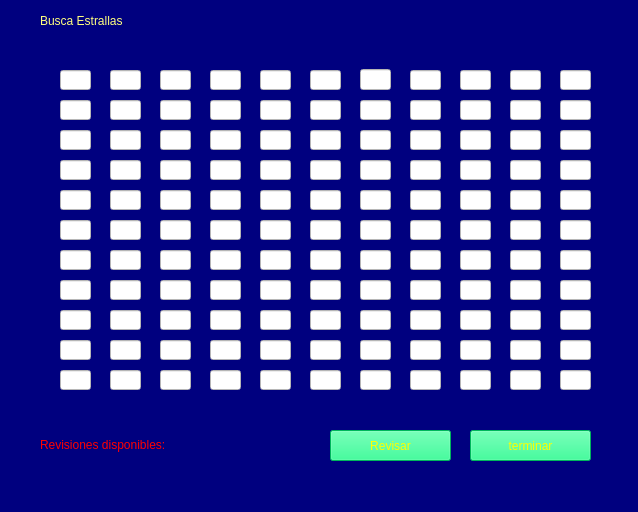
<?xml version="1.0" encoding="UTF-8"?>
<ui version="4.0">
 <class>MainWindow</class>
 <widget class="QMainWindow" name="MainWindow">
  <property name="geometry">
   <rect>
    <x>0</x>
    <y>0</y>
    <width>638</width>
    <height>512</height>
   </rect>
  </property>
  <property name="windowTitle">
   <string>Busca Estrellas</string>
  </property>
  <property name="styleSheet">
   <string notr="true">background-color: rgb(0, 0, 127);</string>
  </property>
  <property name="documentMode">
   <bool>false</bool>
  </property>
  <widget class="QWidget" name="centralwidget">
   <widget class="QPushButton" name="terminar">
    <property name="geometry">
     <rect>
      <x>470</x>
      <y>430</y>
      <width>121</width>
      <height>31</height>
     </rect>
    </property>
    <property name="styleSheet">
     <string notr="true">font: 16pt &quot;Times New Roman&quot;;
background-color: rgb(0, 255, 127);
color: rgb(255, 255, 0);</string>
    </property>
    <property name="text">
     <string>terminar</string>
    </property>
   </widget>
   <widget class="QLineEdit" name="dato0">
    <property name="enabled">
     <bool>false</bool>
    </property>
    <property name="geometry">
     <rect>
      <x>60</x>
      <y>100</y>
      <width>31</width>
      <height>20</height>
     </rect>
    </property>
    <property name="tabletTracking">
     <bool>false</bool>
    </property>
    <property name="styleSheet">
     <string notr="true">background-color: rgb(255, 255, 255);</string>
    </property>
    <property name="readOnly">
     <bool>false</bool>
    </property>
   </widget>
   <widget class="QLineEdit" name="dato1">
    <property name="enabled">
     <bool>false</bool>
    </property>
    <property name="geometry">
     <rect>
      <x>60</x>
      <y>130</y>
      <width>31</width>
      <height>20</height>
     </rect>
    </property>
    <property name="tabletTracking">
     <bool>false</bool>
    </property>
    <property name="styleSheet">
     <string notr="true">background-color: rgb(255, 255, 255);</string>
    </property>
    <property name="readOnly">
     <bool>false</bool>
    </property>
   </widget>
   <widget class="QLineEdit" name="dato2">
    <property name="enabled">
     <bool>false</bool>
    </property>
    <property name="geometry">
     <rect>
      <x>60</x>
      <y>160</y>
      <width>31</width>
      <height>20</height>
     </rect>
    </property>
    <property name="tabletTracking">
     <bool>false</bool>
    </property>
    <property name="styleSheet">
     <string notr="true">background-color: rgb(255, 255, 255);</string>
    </property>
    <property name="readOnly">
     <bool>false</bool>
    </property>
   </widget>
   <widget class="QLineEdit" name="dato7">
    <property name="enabled">
     <bool>false</bool>
    </property>
    <property name="geometry">
     <rect>
      <x>60</x>
      <y>310</y>
      <width>31</width>
      <height>20</height>
     </rect>
    </property>
    <property name="tabletTracking">
     <bool>false</bool>
    </property>
    <property name="styleSheet">
     <string notr="true">background-color: rgb(255, 255, 255);</string>
    </property>
    <property name="readOnly">
     <bool>false</bool>
    </property>
   </widget>
   <widget class="QLineEdit" name="dato8">
    <property name="enabled">
     <bool>false</bool>
    </property>
    <property name="geometry">
     <rect>
      <x>60</x>
      <y>340</y>
      <width>31</width>
      <height>20</height>
     </rect>
    </property>
    <property name="tabletTracking">
     <bool>false</bool>
    </property>
    <property name="styleSheet">
     <string notr="true">background-color: rgb(255, 255, 255);</string>
    </property>
    <property name="readOnly">
     <bool>false</bool>
    </property>
   </widget>
   <widget class="QLineEdit" name="X">
    <property name="enabled">
     <bool>false</bool>
    </property>
    <property name="geometry">
     <rect>
      <x>60</x>
      <y>70</y>
      <width>31</width>
      <height>20</height>
     </rect>
    </property>
    <property name="tabletTracking">
     <bool>false</bool>
    </property>
    <property name="styleSheet">
     <string notr="true">background-color: rgb(255, 255, 255);</string>
    </property>
    <property name="readOnly">
     <bool>false</bool>
    </property>
   </widget>
   <widget class="QLineEdit" name="dato4">
    <property name="enabled">
     <bool>false</bool>
    </property>
    <property name="geometry">
     <rect>
      <x>60</x>
      <y>220</y>
      <width>31</width>
      <height>20</height>
     </rect>
    </property>
    <property name="tabletTracking">
     <bool>false</bool>
    </property>
    <property name="styleSheet">
     <string notr="true">background-color: rgb(255, 255, 255);</string>
    </property>
    <property name="readOnly">
     <bool>false</bool>
    </property>
   </widget>
   <widget class="QLineEdit" name="dato3">
    <property name="enabled">
     <bool>false</bool>
    </property>
    <property name="geometry">
     <rect>
      <x>60</x>
      <y>190</y>
      <width>31</width>
      <height>20</height>
     </rect>
    </property>
    <property name="tabletTracking">
     <bool>false</bool>
    </property>
    <property name="styleSheet">
     <string notr="true">background-color: rgb(255, 255, 255);</string>
    </property>
    <property name="readOnly">
     <bool>false</bool>
    </property>
   </widget>
   <widget class="QLineEdit" name="dato6">
    <property name="enabled">
     <bool>false</bool>
    </property>
    <property name="geometry">
     <rect>
      <x>60</x>
      <y>280</y>
      <width>31</width>
      <height>20</height>
     </rect>
    </property>
    <property name="tabletTracking">
     <bool>false</bool>
    </property>
    <property name="styleSheet">
     <string notr="true">background-color: rgb(255, 255, 255);</string>
    </property>
    <property name="readOnly">
     <bool>false</bool>
    </property>
   </widget>
   <widget class="QLineEdit" name="dato5">
    <property name="enabled">
     <bool>false</bool>
    </property>
    <property name="geometry">
     <rect>
      <x>60</x>
      <y>250</y>
      <width>31</width>
      <height>20</height>
     </rect>
    </property>
    <property name="tabletTracking">
     <bool>false</bool>
    </property>
    <property name="styleSheet">
     <string notr="true">background-color: rgb(255, 255, 255);</string>
    </property>
    <property name="readOnly">
     <bool>false</bool>
    </property>
   </widget>
   <widget class="QLineEdit" name="dato9">
    <property name="enabled">
     <bool>false</bool>
    </property>
    <property name="geometry">
     <rect>
      <x>60</x>
      <y>370</y>
      <width>31</width>
      <height>20</height>
     </rect>
    </property>
    <property name="tabletTracking">
     <bool>false</bool>
    </property>
    <property name="styleSheet">
     <string notr="true">background-color: rgb(255, 255, 255);</string>
    </property>
    <property name="readOnly">
     <bool>false</bool>
    </property>
   </widget>
   <widget class="QLineEdit" name="dato00">
    <property name="enabled">
     <bool>false</bool>
    </property>
    <property name="geometry">
     <rect>
      <x>110</x>
      <y>70</y>
      <width>31</width>
      <height>20</height>
     </rect>
    </property>
    <property name="styleSheet">
     <string notr="true">background-color: rgb(255, 255, 255);</string>
    </property>
   </widget>
   <widget class="QLineEdit" name="t02">
    <property name="geometry">
     <rect>
      <x>110</x>
      <y>160</y>
      <width>31</width>
      <height>20</height>
     </rect>
    </property>
    <property name="styleSheet">
     <string notr="true">background-color: rgb(255, 255, 255);</string>
    </property>
   </widget>
   <widget class="QLineEdit" name="t00">
    <property name="geometry">
     <rect>
      <x>110</x>
      <y>100</y>
      <width>31</width>
      <height>20</height>
     </rect>
    </property>
    <property name="styleSheet">
     <string notr="true">background-color: rgb(255, 255, 255);</string>
    </property>
   </widget>
   <widget class="QLineEdit" name="t03">
    <property name="geometry">
     <rect>
      <x>110</x>
      <y>190</y>
      <width>31</width>
      <height>20</height>
     </rect>
    </property>
    <property name="styleSheet">
     <string notr="true">background-color: rgb(255, 255, 255);</string>
    </property>
   </widget>
   <widget class="QLineEdit" name="t09">
    <property name="geometry">
     <rect>
      <x>110</x>
      <y>370</y>
      <width>31</width>
      <height>20</height>
     </rect>
    </property>
    <property name="styleSheet">
     <string notr="true">background-color: rgb(255, 255, 255);</string>
    </property>
   </widget>
   <widget class="QLineEdit" name="t07">
    <property name="geometry">
     <rect>
      <x>110</x>
      <y>310</y>
      <width>31</width>
      <height>20</height>
     </rect>
    </property>
    <property name="styleSheet">
     <string notr="true">background-color: rgb(255, 255, 255);</string>
    </property>
   </widget>
   <widget class="QLineEdit" name="t08">
    <property name="geometry">
     <rect>
      <x>110</x>
      <y>340</y>
      <width>31</width>
      <height>20</height>
     </rect>
    </property>
    <property name="styleSheet">
     <string notr="true">background-color: rgb(255, 255, 255);</string>
    </property>
   </widget>
   <widget class="QLineEdit" name="t01">
    <property name="geometry">
     <rect>
      <x>110</x>
      <y>130</y>
      <width>31</width>
      <height>20</height>
     </rect>
    </property>
    <property name="styleSheet">
     <string notr="true">background-color: rgb(255, 255, 255);</string>
    </property>
   </widget>
   <widget class="QLineEdit" name="t05">
    <property name="geometry">
     <rect>
      <x>110</x>
      <y>250</y>
      <width>31</width>
      <height>20</height>
     </rect>
    </property>
    <property name="styleSheet">
     <string notr="true">background-color: rgb(255, 255, 255);</string>
    </property>
   </widget>
   <widget class="QLineEdit" name="t04">
    <property name="geometry">
     <rect>
      <x>110</x>
      <y>220</y>
      <width>31</width>
      <height>20</height>
     </rect>
    </property>
    <property name="styleSheet">
     <string notr="true">background-color: rgb(255, 255, 255);</string>
    </property>
   </widget>
   <widget class="QLineEdit" name="t06">
    <property name="geometry">
     <rect>
      <x>110</x>
      <y>280</y>
      <width>31</width>
      <height>20</height>
     </rect>
    </property>
    <property name="styleSheet">
     <string notr="true">background-color: rgb(255, 255, 255);</string>
    </property>
   </widget>
   <widget class="QLineEdit" name="dato11">
    <property name="enabled">
     <bool>false</bool>
    </property>
    <property name="geometry">
     <rect>
      <x>160</x>
      <y>70</y>
      <width>31</width>
      <height>20</height>
     </rect>
    </property>
    <property name="styleSheet">
     <string notr="true">background-color: rgb(255, 255, 255);</string>
    </property>
   </widget>
   <widget class="QLineEdit" name="dato22">
    <property name="enabled">
     <bool>false</bool>
    </property>
    <property name="geometry">
     <rect>
      <x>210</x>
      <y>70</y>
      <width>31</width>
      <height>20</height>
     </rect>
    </property>
    <property name="styleSheet">
     <string notr="true">background-color: rgb(255, 255, 255);</string>
    </property>
   </widget>
   <widget class="QLineEdit" name="dato33">
    <property name="enabled">
     <bool>false</bool>
    </property>
    <property name="geometry">
     <rect>
      <x>260</x>
      <y>70</y>
      <width>31</width>
      <height>20</height>
     </rect>
    </property>
    <property name="styleSheet">
     <string notr="true">background-color: rgb(255, 255, 255);</string>
    </property>
   </widget>
   <widget class="QLineEdit" name="dato44">
    <property name="enabled">
     <bool>false</bool>
    </property>
    <property name="geometry">
     <rect>
      <x>310</x>
      <y>70</y>
      <width>31</width>
      <height>20</height>
     </rect>
    </property>
    <property name="styleSheet">
     <string notr="true">background-color: rgb(255, 255, 255);</string>
    </property>
   </widget>
   <widget class="QLineEdit" name="dato55">
    <property name="enabled">
     <bool>false</bool>
    </property>
    <property name="geometry">
     <rect>
      <x>360</x>
      <y>69</y>
      <width>31</width>
      <height>21</height>
     </rect>
    </property>
    <property name="styleSheet">
     <string notr="true">background-color: rgb(255, 255, 255);</string>
    </property>
   </widget>
   <widget class="QLineEdit" name="dato66">
    <property name="enabled">
     <bool>false</bool>
    </property>
    <property name="geometry">
     <rect>
      <x>410</x>
      <y>70</y>
      <width>31</width>
      <height>20</height>
     </rect>
    </property>
    <property name="styleSheet">
     <string notr="true">background-color: rgb(255, 255, 255);</string>
    </property>
   </widget>
   <widget class="QLineEdit" name="dato77">
    <property name="enabled">
     <bool>false</bool>
    </property>
    <property name="geometry">
     <rect>
      <x>460</x>
      <y>70</y>
      <width>31</width>
      <height>20</height>
     </rect>
    </property>
    <property name="styleSheet">
     <string notr="true">background-color: rgb(255, 255, 255);</string>
    </property>
   </widget>
   <widget class="QLineEdit" name="dato88">
    <property name="enabled">
     <bool>false</bool>
    </property>
    <property name="geometry">
     <rect>
      <x>510</x>
      <y>70</y>
      <width>31</width>
      <height>20</height>
     </rect>
    </property>
    <property name="styleSheet">
     <string notr="true">background-color: rgb(255, 255, 255);</string>
    </property>
   </widget>
   <widget class="QLineEdit" name="dato99">
    <property name="enabled">
     <bool>false</bool>
    </property>
    <property name="geometry">
     <rect>
      <x>560</x>
      <y>70</y>
      <width>31</width>
      <height>20</height>
     </rect>
    </property>
    <property name="styleSheet">
     <string notr="true">background-color: rgb(255, 255, 255);</string>
    </property>
   </widget>
   <widget class="QLabel" name="label">
    <property name="geometry">
     <rect>
      <x>40</x>
      <y>10</y>
      <width>181</width>
      <height>21</height>
     </rect>
    </property>
    <property name="styleSheet">
     <string notr="true">font: 22pt &quot;Times New Roman&quot;;
color: rgb(255, 255, 127);</string>
    </property>
    <property name="text">
     <string>Busca Estrallas</string>
    </property>
   </widget>
   <widget class="QPushButton" name="revisar">
    <property name="geometry">
     <rect>
      <x>330</x>
      <y>430</y>
      <width>121</width>
      <height>31</height>
     </rect>
    </property>
    <property name="styleSheet">
     <string notr="true">font: 16pt &quot;Times New Roman&quot;;
background-color: rgb(0, 255, 127);
color: rgb(255, 255, 0);</string>
    </property>
    <property name="text">
     <string>Revisar</string>
    </property>
   </widget>
   <widget class="QLineEdit" name="t18">
    <property name="geometry">
     <rect>
      <x>160</x>
      <y>340</y>
      <width>31</width>
      <height>20</height>
     </rect>
    </property>
    <property name="styleSheet">
     <string notr="true">background-color: rgb(255, 255, 255);</string>
    </property>
   </widget>
   <widget class="QLineEdit" name="t13">
    <property name="geometry">
     <rect>
      <x>160</x>
      <y>190</y>
      <width>31</width>
      <height>20</height>
     </rect>
    </property>
    <property name="styleSheet">
     <string notr="true">background-color: rgb(255, 255, 255);</string>
    </property>
   </widget>
   <widget class="QLineEdit" name="t12">
    <property name="geometry">
     <rect>
      <x>160</x>
      <y>160</y>
      <width>31</width>
      <height>20</height>
     </rect>
    </property>
    <property name="styleSheet">
     <string notr="true">background-color: rgb(255, 255, 255);</string>
    </property>
   </widget>
   <widget class="QLineEdit" name="t10">
    <property name="geometry">
     <rect>
      <x>160</x>
      <y>100</y>
      <width>31</width>
      <height>20</height>
     </rect>
    </property>
    <property name="styleSheet">
     <string notr="true">background-color: rgb(255, 255, 255);</string>
    </property>
   </widget>
   <widget class="QLineEdit" name="t15">
    <property name="geometry">
     <rect>
      <x>160</x>
      <y>250</y>
      <width>31</width>
      <height>20</height>
     </rect>
    </property>
    <property name="styleSheet">
     <string notr="true">background-color: rgb(255, 255, 255);</string>
    </property>
   </widget>
   <widget class="QLineEdit" name="t19">
    <property name="geometry">
     <rect>
      <x>160</x>
      <y>370</y>
      <width>31</width>
      <height>20</height>
     </rect>
    </property>
    <property name="styleSheet">
     <string notr="true">background-color: rgb(255, 255, 255);</string>
    </property>
   </widget>
   <widget class="QLineEdit" name="t17">
    <property name="geometry">
     <rect>
      <x>160</x>
      <y>310</y>
      <width>31</width>
      <height>20</height>
     </rect>
    </property>
    <property name="styleSheet">
     <string notr="true">background-color: rgb(255, 255, 255);</string>
    </property>
   </widget>
   <widget class="QLineEdit" name="lt16">
    <property name="geometry">
     <rect>
      <x>160</x>
      <y>280</y>
      <width>31</width>
      <height>20</height>
     </rect>
    </property>
    <property name="styleSheet">
     <string notr="true">background-color: rgb(255, 255, 255);</string>
    </property>
   </widget>
   <widget class="QLineEdit" name="t14">
    <property name="geometry">
     <rect>
      <x>160</x>
      <y>220</y>
      <width>31</width>
      <height>20</height>
     </rect>
    </property>
    <property name="styleSheet">
     <string notr="true">background-color: rgb(255, 255, 255);</string>
    </property>
   </widget>
   <widget class="QLineEdit" name="t11">
    <property name="geometry">
     <rect>
      <x>160</x>
      <y>130</y>
      <width>31</width>
      <height>20</height>
     </rect>
    </property>
    <property name="styleSheet">
     <string notr="true">background-color: rgb(255, 255, 255);</string>
    </property>
   </widget>
   <widget class="QLineEdit" name="t28">
    <property name="geometry">
     <rect>
      <x>210</x>
      <y>340</y>
      <width>31</width>
      <height>20</height>
     </rect>
    </property>
    <property name="styleSheet">
     <string notr="true">background-color: rgb(255, 255, 255);</string>
    </property>
   </widget>
   <widget class="QLineEdit" name="t23">
    <property name="geometry">
     <rect>
      <x>210</x>
      <y>190</y>
      <width>31</width>
      <height>20</height>
     </rect>
    </property>
    <property name="styleSheet">
     <string notr="true">background-color: rgb(255, 255, 255);</string>
    </property>
   </widget>
   <widget class="QLineEdit" name="t22">
    <property name="geometry">
     <rect>
      <x>210</x>
      <y>160</y>
      <width>31</width>
      <height>20</height>
     </rect>
    </property>
    <property name="styleSheet">
     <string notr="true">background-color: rgb(255, 255, 255);</string>
    </property>
   </widget>
   <widget class="QLineEdit" name="t20">
    <property name="geometry">
     <rect>
      <x>210</x>
      <y>100</y>
      <width>31</width>
      <height>20</height>
     </rect>
    </property>
    <property name="styleSheet">
     <string notr="true">background-color: rgb(255, 255, 255);</string>
    </property>
   </widget>
   <widget class="QLineEdit" name="t25">
    <property name="geometry">
     <rect>
      <x>210</x>
      <y>250</y>
      <width>31</width>
      <height>20</height>
     </rect>
    </property>
    <property name="styleSheet">
     <string notr="true">background-color: rgb(255, 255, 255);</string>
    </property>
   </widget>
   <widget class="QLineEdit" name="t29">
    <property name="geometry">
     <rect>
      <x>210</x>
      <y>370</y>
      <width>31</width>
      <height>20</height>
     </rect>
    </property>
    <property name="styleSheet">
     <string notr="true">background-color: rgb(255, 255, 255);</string>
    </property>
   </widget>
   <widget class="QLineEdit" name="t27">
    <property name="geometry">
     <rect>
      <x>210</x>
      <y>310</y>
      <width>31</width>
      <height>20</height>
     </rect>
    </property>
    <property name="styleSheet">
     <string notr="true">background-color: rgb(255, 255, 255);</string>
    </property>
   </widget>
   <widget class="QLineEdit" name="t26">
    <property name="geometry">
     <rect>
      <x>210</x>
      <y>280</y>
      <width>31</width>
      <height>20</height>
     </rect>
    </property>
    <property name="styleSheet">
     <string notr="true">background-color: rgb(255, 255, 255);</string>
    </property>
   </widget>
   <widget class="QLineEdit" name="t24">
    <property name="geometry">
     <rect>
      <x>210</x>
      <y>220</y>
      <width>31</width>
      <height>20</height>
     </rect>
    </property>
    <property name="styleSheet">
     <string notr="true">background-color: rgb(255, 255, 255);</string>
    </property>
   </widget>
   <widget class="QLineEdit" name="t21">
    <property name="geometry">
     <rect>
      <x>210</x>
      <y>130</y>
      <width>31</width>
      <height>20</height>
     </rect>
    </property>
    <property name="styleSheet">
     <string notr="true">background-color: rgb(255, 255, 255);</string>
    </property>
   </widget>
   <widget class="QLineEdit" name="t38">
    <property name="geometry">
     <rect>
      <x>260</x>
      <y>340</y>
      <width>31</width>
      <height>20</height>
     </rect>
    </property>
    <property name="styleSheet">
     <string notr="true">background-color: rgb(255, 255, 255);</string>
    </property>
   </widget>
   <widget class="QLineEdit" name="t33">
    <property name="geometry">
     <rect>
      <x>260</x>
      <y>190</y>
      <width>31</width>
      <height>20</height>
     </rect>
    </property>
    <property name="styleSheet">
     <string notr="true">background-color: rgb(255, 255, 255);</string>
    </property>
   </widget>
   <widget class="QLineEdit" name="t32">
    <property name="geometry">
     <rect>
      <x>260</x>
      <y>160</y>
      <width>31</width>
      <height>20</height>
     </rect>
    </property>
    <property name="styleSheet">
     <string notr="true">background-color: rgb(255, 255, 255);</string>
    </property>
   </widget>
   <widget class="QLineEdit" name="t30">
    <property name="geometry">
     <rect>
      <x>260</x>
      <y>100</y>
      <width>31</width>
      <height>20</height>
     </rect>
    </property>
    <property name="styleSheet">
     <string notr="true">background-color: rgb(255, 255, 255);</string>
    </property>
   </widget>
   <widget class="QLineEdit" name="t35">
    <property name="geometry">
     <rect>
      <x>260</x>
      <y>250</y>
      <width>31</width>
      <height>20</height>
     </rect>
    </property>
    <property name="styleSheet">
     <string notr="true">background-color: rgb(255, 255, 255);</string>
    </property>
   </widget>
   <widget class="QLineEdit" name="t39">
    <property name="geometry">
     <rect>
      <x>260</x>
      <y>370</y>
      <width>31</width>
      <height>20</height>
     </rect>
    </property>
    <property name="styleSheet">
     <string notr="true">background-color: rgb(255, 255, 255);</string>
    </property>
   </widget>
   <widget class="QLineEdit" name="t37">
    <property name="geometry">
     <rect>
      <x>260</x>
      <y>310</y>
      <width>31</width>
      <height>20</height>
     </rect>
    </property>
    <property name="styleSheet">
     <string notr="true">background-color: rgb(255, 255, 255);</string>
    </property>
   </widget>
   <widget class="QLineEdit" name="t36">
    <property name="geometry">
     <rect>
      <x>260</x>
      <y>280</y>
      <width>31</width>
      <height>20</height>
     </rect>
    </property>
    <property name="styleSheet">
     <string notr="true">background-color: rgb(255, 255, 255);</string>
    </property>
   </widget>
   <widget class="QLineEdit" name="t34">
    <property name="geometry">
     <rect>
      <x>260</x>
      <y>220</y>
      <width>31</width>
      <height>20</height>
     </rect>
    </property>
    <property name="styleSheet">
     <string notr="true">background-color: rgb(255, 255, 255);</string>
    </property>
   </widget>
   <widget class="QLineEdit" name="t31">
    <property name="geometry">
     <rect>
      <x>260</x>
      <y>130</y>
      <width>31</width>
      <height>20</height>
     </rect>
    </property>
    <property name="styleSheet">
     <string notr="true">background-color: rgb(255, 255, 255);</string>
    </property>
   </widget>
   <widget class="QLineEdit" name="t48">
    <property name="geometry">
     <rect>
      <x>310</x>
      <y>340</y>
      <width>31</width>
      <height>20</height>
     </rect>
    </property>
    <property name="styleSheet">
     <string notr="true">background-color: rgb(255, 255, 255);</string>
    </property>
   </widget>
   <widget class="QLineEdit" name="t43">
    <property name="geometry">
     <rect>
      <x>310</x>
      <y>190</y>
      <width>31</width>
      <height>20</height>
     </rect>
    </property>
    <property name="styleSheet">
     <string notr="true">background-color: rgb(255, 255, 255);</string>
    </property>
   </widget>
   <widget class="QLineEdit" name="t42">
    <property name="geometry">
     <rect>
      <x>310</x>
      <y>160</y>
      <width>31</width>
      <height>20</height>
     </rect>
    </property>
    <property name="styleSheet">
     <string notr="true">background-color: rgb(255, 255, 255);</string>
    </property>
   </widget>
   <widget class="QLineEdit" name="t40">
    <property name="geometry">
     <rect>
      <x>310</x>
      <y>100</y>
      <width>31</width>
      <height>20</height>
     </rect>
    </property>
    <property name="styleSheet">
     <string notr="true">background-color: rgb(255, 255, 255);</string>
    </property>
   </widget>
   <widget class="QLineEdit" name="t45">
    <property name="geometry">
     <rect>
      <x>310</x>
      <y>250</y>
      <width>31</width>
      <height>20</height>
     </rect>
    </property>
    <property name="styleSheet">
     <string notr="true">background-color: rgb(255, 255, 255);</string>
    </property>
   </widget>
   <widget class="QLineEdit" name="t49">
    <property name="geometry">
     <rect>
      <x>310</x>
      <y>370</y>
      <width>31</width>
      <height>20</height>
     </rect>
    </property>
    <property name="styleSheet">
     <string notr="true">background-color: rgb(255, 255, 255);</string>
    </property>
   </widget>
   <widget class="QLineEdit" name="t47">
    <property name="geometry">
     <rect>
      <x>310</x>
      <y>310</y>
      <width>31</width>
      <height>20</height>
     </rect>
    </property>
    <property name="styleSheet">
     <string notr="true">background-color: rgb(255, 255, 255);</string>
    </property>
   </widget>
   <widget class="QLineEdit" name="t46">
    <property name="geometry">
     <rect>
      <x>310</x>
      <y>280</y>
      <width>31</width>
      <height>20</height>
     </rect>
    </property>
    <property name="styleSheet">
     <string notr="true">background-color: rgb(255, 255, 255);</string>
    </property>
   </widget>
   <widget class="QLineEdit" name="t44">
    <property name="geometry">
     <rect>
      <x>310</x>
      <y>220</y>
      <width>31</width>
      <height>20</height>
     </rect>
    </property>
    <property name="styleSheet">
     <string notr="true">background-color: rgb(255, 255, 255);</string>
    </property>
   </widget>
   <widget class="QLineEdit" name="t41">
    <property name="geometry">
     <rect>
      <x>310</x>
      <y>130</y>
      <width>31</width>
      <height>20</height>
     </rect>
    </property>
    <property name="styleSheet">
     <string notr="true">background-color: rgb(255, 255, 255);</string>
    </property>
   </widget>
   <widget class="QLineEdit" name="t58">
    <property name="geometry">
     <rect>
      <x>360</x>
      <y>340</y>
      <width>31</width>
      <height>20</height>
     </rect>
    </property>
    <property name="styleSheet">
     <string notr="true">background-color: rgb(255, 255, 255);</string>
    </property>
   </widget>
   <widget class="QLineEdit" name="t53">
    <property name="geometry">
     <rect>
      <x>360</x>
      <y>190</y>
      <width>31</width>
      <height>20</height>
     </rect>
    </property>
    <property name="styleSheet">
     <string notr="true">background-color: rgb(255, 255, 255);</string>
    </property>
   </widget>
   <widget class="QLineEdit" name="t52">
    <property name="geometry">
     <rect>
      <x>360</x>
      <y>160</y>
      <width>31</width>
      <height>20</height>
     </rect>
    </property>
    <property name="styleSheet">
     <string notr="true">background-color: rgb(255, 255, 255);</string>
    </property>
   </widget>
   <widget class="QLineEdit" name="t50">
    <property name="geometry">
     <rect>
      <x>360</x>
      <y>100</y>
      <width>31</width>
      <height>20</height>
     </rect>
    </property>
    <property name="styleSheet">
     <string notr="true">background-color: rgb(255, 255, 255);</string>
    </property>
   </widget>
   <widget class="QLineEdit" name="t55">
    <property name="geometry">
     <rect>
      <x>360</x>
      <y>250</y>
      <width>31</width>
      <height>20</height>
     </rect>
    </property>
    <property name="styleSheet">
     <string notr="true">background-color: rgb(255, 255, 255);</string>
    </property>
   </widget>
   <widget class="QLineEdit" name="t59">
    <property name="geometry">
     <rect>
      <x>360</x>
      <y>370</y>
      <width>31</width>
      <height>20</height>
     </rect>
    </property>
    <property name="styleSheet">
     <string notr="true">background-color: rgb(255, 255, 255);</string>
    </property>
   </widget>
   <widget class="QLineEdit" name="t57">
    <property name="geometry">
     <rect>
      <x>360</x>
      <y>310</y>
      <width>31</width>
      <height>20</height>
     </rect>
    </property>
    <property name="styleSheet">
     <string notr="true">background-color: rgb(255, 255, 255);</string>
    </property>
   </widget>
   <widget class="QLineEdit" name="t56">
    <property name="geometry">
     <rect>
      <x>360</x>
      <y>280</y>
      <width>31</width>
      <height>20</height>
     </rect>
    </property>
    <property name="styleSheet">
     <string notr="true">background-color: rgb(255, 255, 255);</string>
    </property>
   </widget>
   <widget class="QLineEdit" name="t54">
    <property name="geometry">
     <rect>
      <x>360</x>
      <y>220</y>
      <width>31</width>
      <height>20</height>
     </rect>
    </property>
    <property name="styleSheet">
     <string notr="true">background-color: rgb(255, 255, 255);</string>
    </property>
   </widget>
   <widget class="QLineEdit" name="t51">
    <property name="geometry">
     <rect>
      <x>360</x>
      <y>130</y>
      <width>31</width>
      <height>20</height>
     </rect>
    </property>
    <property name="styleSheet">
     <string notr="true">background-color: rgb(255, 255, 255);</string>
    </property>
   </widget>
   <widget class="QLineEdit" name="t68">
    <property name="geometry">
     <rect>
      <x>410</x>
      <y>340</y>
      <width>31</width>
      <height>20</height>
     </rect>
    </property>
    <property name="styleSheet">
     <string notr="true">background-color: rgb(255, 255, 255);</string>
    </property>
   </widget>
   <widget class="QLineEdit" name="t63">
    <property name="geometry">
     <rect>
      <x>410</x>
      <y>190</y>
      <width>31</width>
      <height>20</height>
     </rect>
    </property>
    <property name="styleSheet">
     <string notr="true">background-color: rgb(255, 255, 255);</string>
    </property>
   </widget>
   <widget class="QLineEdit" name="t62">
    <property name="geometry">
     <rect>
      <x>410</x>
      <y>160</y>
      <width>31</width>
      <height>20</height>
     </rect>
    </property>
    <property name="styleSheet">
     <string notr="true">background-color: rgb(255, 255, 255);</string>
    </property>
   </widget>
   <widget class="QLineEdit" name="t60">
    <property name="geometry">
     <rect>
      <x>410</x>
      <y>100</y>
      <width>31</width>
      <height>20</height>
     </rect>
    </property>
    <property name="styleSheet">
     <string notr="true">background-color: rgb(255, 255, 255);</string>
    </property>
   </widget>
   <widget class="QLineEdit" name="t65">
    <property name="geometry">
     <rect>
      <x>410</x>
      <y>250</y>
      <width>31</width>
      <height>20</height>
     </rect>
    </property>
    <property name="styleSheet">
     <string notr="true">background-color: rgb(255, 255, 255);</string>
    </property>
   </widget>
   <widget class="QLineEdit" name="t69">
    <property name="geometry">
     <rect>
      <x>410</x>
      <y>370</y>
      <width>31</width>
      <height>20</height>
     </rect>
    </property>
    <property name="styleSheet">
     <string notr="true">background-color: rgb(255, 255, 255);</string>
    </property>
   </widget>
   <widget class="QLineEdit" name="t67">
    <property name="geometry">
     <rect>
      <x>410</x>
      <y>310</y>
      <width>31</width>
      <height>20</height>
     </rect>
    </property>
    <property name="styleSheet">
     <string notr="true">background-color: rgb(255, 255, 255);</string>
    </property>
   </widget>
   <widget class="QLineEdit" name="t66">
    <property name="geometry">
     <rect>
      <x>410</x>
      <y>280</y>
      <width>31</width>
      <height>20</height>
     </rect>
    </property>
    <property name="styleSheet">
     <string notr="true">background-color: rgb(255, 255, 255);</string>
    </property>
   </widget>
   <widget class="QLineEdit" name="t64">
    <property name="geometry">
     <rect>
      <x>410</x>
      <y>220</y>
      <width>31</width>
      <height>20</height>
     </rect>
    </property>
    <property name="styleSheet">
     <string notr="true">background-color: rgb(255, 255, 255);</string>
    </property>
   </widget>
   <widget class="QLineEdit" name="t61">
    <property name="geometry">
     <rect>
      <x>410</x>
      <y>130</y>
      <width>31</width>
      <height>20</height>
     </rect>
    </property>
    <property name="styleSheet">
     <string notr="true">background-color: rgb(255, 255, 255);</string>
    </property>
   </widget>
   <widget class="QLineEdit" name="t78">
    <property name="geometry">
     <rect>
      <x>460</x>
      <y>340</y>
      <width>31</width>
      <height>20</height>
     </rect>
    </property>
    <property name="styleSheet">
     <string notr="true">background-color: rgb(255, 255, 255);</string>
    </property>
   </widget>
   <widget class="QLineEdit" name="t73">
    <property name="geometry">
     <rect>
      <x>460</x>
      <y>190</y>
      <width>31</width>
      <height>20</height>
     </rect>
    </property>
    <property name="styleSheet">
     <string notr="true">background-color: rgb(255, 255, 255);</string>
    </property>
   </widget>
   <widget class="QLineEdit" name="t72">
    <property name="geometry">
     <rect>
      <x>460</x>
      <y>160</y>
      <width>31</width>
      <height>20</height>
     </rect>
    </property>
    <property name="styleSheet">
     <string notr="true">background-color: rgb(255, 255, 255);</string>
    </property>
   </widget>
   <widget class="QLineEdit" name="t70">
    <property name="geometry">
     <rect>
      <x>460</x>
      <y>100</y>
      <width>31</width>
      <height>20</height>
     </rect>
    </property>
    <property name="styleSheet">
     <string notr="true">background-color: rgb(255, 255, 255);</string>
    </property>
   </widget>
   <widget class="QLineEdit" name="t75">
    <property name="geometry">
     <rect>
      <x>460</x>
      <y>250</y>
      <width>31</width>
      <height>20</height>
     </rect>
    </property>
    <property name="styleSheet">
     <string notr="true">background-color: rgb(255, 255, 255);</string>
    </property>
   </widget>
   <widget class="QLineEdit" name="t79">
    <property name="geometry">
     <rect>
      <x>460</x>
      <y>370</y>
      <width>31</width>
      <height>20</height>
     </rect>
    </property>
    <property name="styleSheet">
     <string notr="true">background-color: rgb(255, 255, 255);</string>
    </property>
   </widget>
   <widget class="QLineEdit" name="t77">
    <property name="geometry">
     <rect>
      <x>460</x>
      <y>310</y>
      <width>31</width>
      <height>20</height>
     </rect>
    </property>
    <property name="styleSheet">
     <string notr="true">background-color: rgb(255, 255, 255);</string>
    </property>
   </widget>
   <widget class="QLineEdit" name="t76">
    <property name="geometry">
     <rect>
      <x>460</x>
      <y>280</y>
      <width>31</width>
      <height>20</height>
     </rect>
    </property>
    <property name="styleSheet">
     <string notr="true">background-color: rgb(255, 255, 255);</string>
    </property>
   </widget>
   <widget class="QLineEdit" name="t74">
    <property name="geometry">
     <rect>
      <x>460</x>
      <y>220</y>
      <width>31</width>
      <height>20</height>
     </rect>
    </property>
    <property name="styleSheet">
     <string notr="true">background-color: rgb(255, 255, 255);</string>
    </property>
   </widget>
   <widget class="QLineEdit" name="t71">
    <property name="geometry">
     <rect>
      <x>460</x>
      <y>130</y>
      <width>31</width>
      <height>20</height>
     </rect>
    </property>
    <property name="styleSheet">
     <string notr="true">background-color: rgb(255, 255, 255);</string>
    </property>
   </widget>
   <widget class="QLineEdit" name="t88">
    <property name="geometry">
     <rect>
      <x>510</x>
      <y>340</y>
      <width>31</width>
      <height>20</height>
     </rect>
    </property>
    <property name="styleSheet">
     <string notr="true">background-color: rgb(255, 255, 255);</string>
    </property>
   </widget>
   <widget class="QLineEdit" name="t83">
    <property name="geometry">
     <rect>
      <x>510</x>
      <y>190</y>
      <width>31</width>
      <height>20</height>
     </rect>
    </property>
    <property name="styleSheet">
     <string notr="true">background-color: rgb(255, 255, 255);</string>
    </property>
   </widget>
   <widget class="QLineEdit" name="t82">
    <property name="geometry">
     <rect>
      <x>510</x>
      <y>160</y>
      <width>31</width>
      <height>20</height>
     </rect>
    </property>
    <property name="styleSheet">
     <string notr="true">background-color: rgb(255, 255, 255);</string>
    </property>
   </widget>
   <widget class="QLineEdit" name="t80">
    <property name="geometry">
     <rect>
      <x>510</x>
      <y>100</y>
      <width>31</width>
      <height>20</height>
     </rect>
    </property>
    <property name="styleSheet">
     <string notr="true">background-color: rgb(255, 255, 255);</string>
    </property>
   </widget>
   <widget class="QLineEdit" name="t85">
    <property name="geometry">
     <rect>
      <x>510</x>
      <y>250</y>
      <width>31</width>
      <height>20</height>
     </rect>
    </property>
    <property name="styleSheet">
     <string notr="true">background-color: rgb(255, 255, 255);</string>
    </property>
   </widget>
   <widget class="QLineEdit" name="t89">
    <property name="geometry">
     <rect>
      <x>510</x>
      <y>370</y>
      <width>31</width>
      <height>20</height>
     </rect>
    </property>
    <property name="styleSheet">
     <string notr="true">background-color: rgb(255, 255, 255);</string>
    </property>
   </widget>
   <widget class="QLineEdit" name="t87">
    <property name="geometry">
     <rect>
      <x>510</x>
      <y>310</y>
      <width>31</width>
      <height>20</height>
     </rect>
    </property>
    <property name="styleSheet">
     <string notr="true">background-color: rgb(255, 255, 255);</string>
    </property>
   </widget>
   <widget class="QLineEdit" name="t86">
    <property name="geometry">
     <rect>
      <x>510</x>
      <y>280</y>
      <width>31</width>
      <height>20</height>
     </rect>
    </property>
    <property name="styleSheet">
     <string notr="true">background-color: rgb(255, 255, 255);</string>
    </property>
   </widget>
   <widget class="QLineEdit" name="t84">
    <property name="geometry">
     <rect>
      <x>510</x>
      <y>220</y>
      <width>31</width>
      <height>20</height>
     </rect>
    </property>
    <property name="styleSheet">
     <string notr="true">background-color: rgb(255, 255, 255);</string>
    </property>
   </widget>
   <widget class="QLineEdit" name="t81">
    <property name="geometry">
     <rect>
      <x>510</x>
      <y>130</y>
      <width>31</width>
      <height>20</height>
     </rect>
    </property>
    <property name="styleSheet">
     <string notr="true">background-color: rgb(255, 255, 255);</string>
    </property>
   </widget>
   <widget class="QLineEdit" name="t98">
    <property name="geometry">
     <rect>
      <x>560</x>
      <y>340</y>
      <width>31</width>
      <height>20</height>
     </rect>
    </property>
    <property name="styleSheet">
     <string notr="true">background-color: rgb(255, 255, 255);</string>
    </property>
   </widget>
   <widget class="QLineEdit" name="t93">
    <property name="geometry">
     <rect>
      <x>560</x>
      <y>190</y>
      <width>31</width>
      <height>20</height>
     </rect>
    </property>
    <property name="styleSheet">
     <string notr="true">background-color: rgb(255, 255, 255);</string>
    </property>
   </widget>
   <widget class="QLineEdit" name="t92">
    <property name="geometry">
     <rect>
      <x>560</x>
      <y>160</y>
      <width>31</width>
      <height>20</height>
     </rect>
    </property>
    <property name="styleSheet">
     <string notr="true">background-color: rgb(255, 255, 255);</string>
    </property>
   </widget>
   <widget class="QLineEdit" name="t90">
    <property name="geometry">
     <rect>
      <x>560</x>
      <y>100</y>
      <width>31</width>
      <height>20</height>
     </rect>
    </property>
    <property name="styleSheet">
     <string notr="true">background-color: rgb(255, 255, 255);</string>
    </property>
   </widget>
   <widget class="QLineEdit" name="t95">
    <property name="geometry">
     <rect>
      <x>560</x>
      <y>250</y>
      <width>31</width>
      <height>20</height>
     </rect>
    </property>
    <property name="styleSheet">
     <string notr="true">background-color: rgb(255, 255, 255);</string>
    </property>
   </widget>
   <widget class="QLineEdit" name="t99">
    <property name="geometry">
     <rect>
      <x>560</x>
      <y>370</y>
      <width>31</width>
      <height>20</height>
     </rect>
    </property>
    <property name="styleSheet">
     <string notr="true">background-color: rgb(255, 255, 255);</string>
    </property>
   </widget>
   <widget class="QLineEdit" name="t97">
    <property name="geometry">
     <rect>
      <x>560</x>
      <y>310</y>
      <width>31</width>
      <height>20</height>
     </rect>
    </property>
    <property name="styleSheet">
     <string notr="true">background-color: rgb(255, 255, 255);</string>
    </property>
   </widget>
   <widget class="QLineEdit" name="t96">
    <property name="geometry">
     <rect>
      <x>560</x>
      <y>280</y>
      <width>31</width>
      <height>20</height>
     </rect>
    </property>
    <property name="styleSheet">
     <string notr="true">background-color: rgb(255, 255, 255);</string>
    </property>
   </widget>
   <widget class="QLineEdit" name="t94">
    <property name="geometry">
     <rect>
      <x>560</x>
      <y>220</y>
      <width>31</width>
      <height>20</height>
     </rect>
    </property>
    <property name="styleSheet">
     <string notr="true">background-color: rgb(255, 255, 255);</string>
    </property>
   </widget>
   <widget class="QLineEdit" name="t91">
    <property name="geometry">
     <rect>
      <x>560</x>
      <y>130</y>
      <width>31</width>
      <height>20</height>
     </rect>
    </property>
    <property name="styleSheet">
     <string notr="true">background-color: rgb(255, 255, 255);</string>
    </property>
   </widget>
   <widget class="QLabel" name="disponibles">
    <property name="geometry">
     <rect>
      <x>40</x>
      <y>429</y>
      <width>261</width>
      <height>31</height>
     </rect>
    </property>
    <property name="styleSheet">
     <string notr="true">color: rgb(255, 0, 0);
font: 18pt &quot;Times New Roman&quot;;</string>
    </property>
    <property name="text">
     <string>Revisiones disponibles:</string>
    </property>
   </widget>
  </widget>
  <widget class="QMenuBar" name="menubar">
   <property name="geometry">
    <rect>
     <x>0</x>
     <y>0</y>
     <width>638</width>
     <height>21</height>
    </rect>
   </property>
  </widget>
  <widget class="QStatusBar" name="statusbar"/>
 </widget>
 <resources/>
 <connections/>
</ui>
